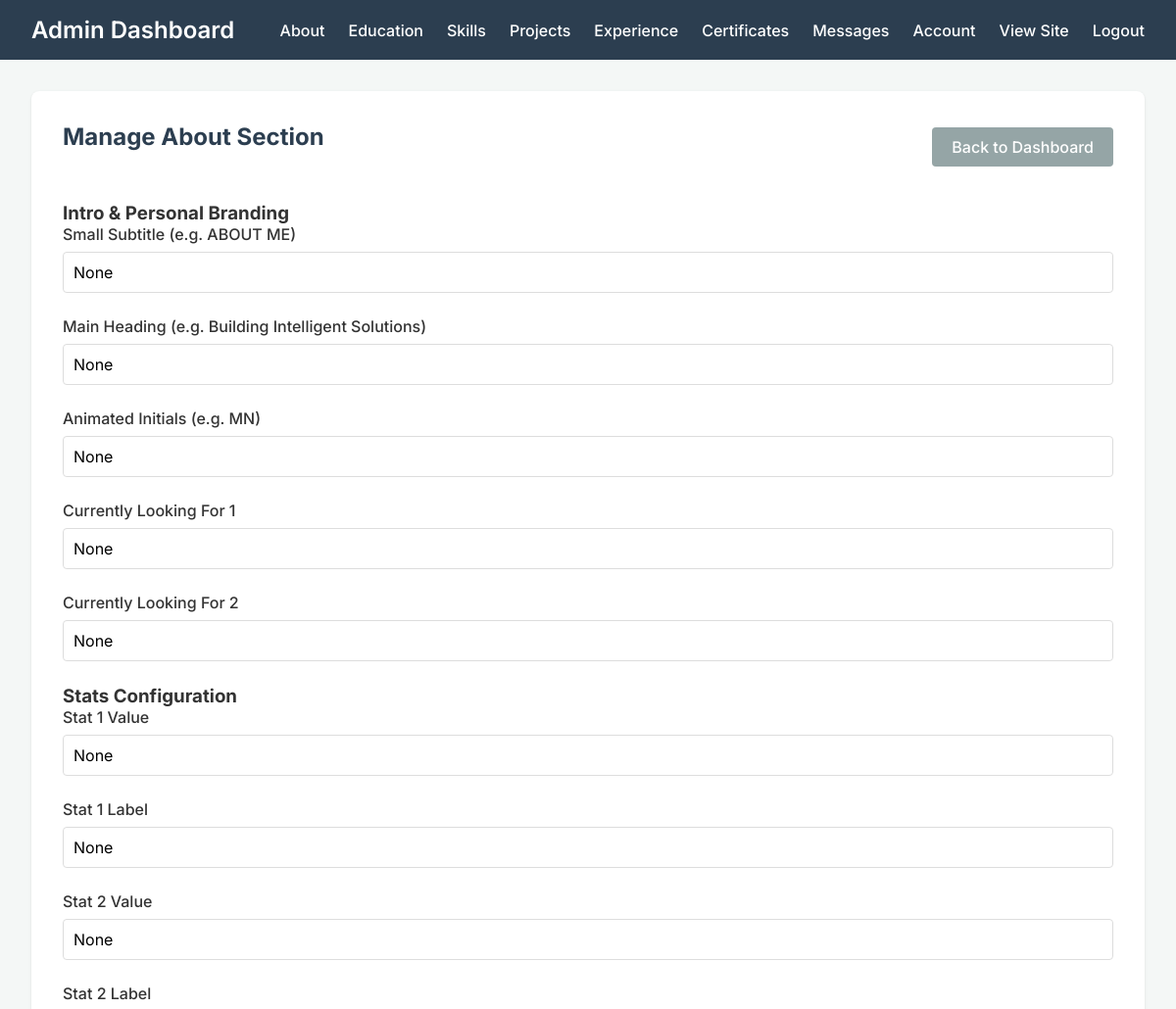
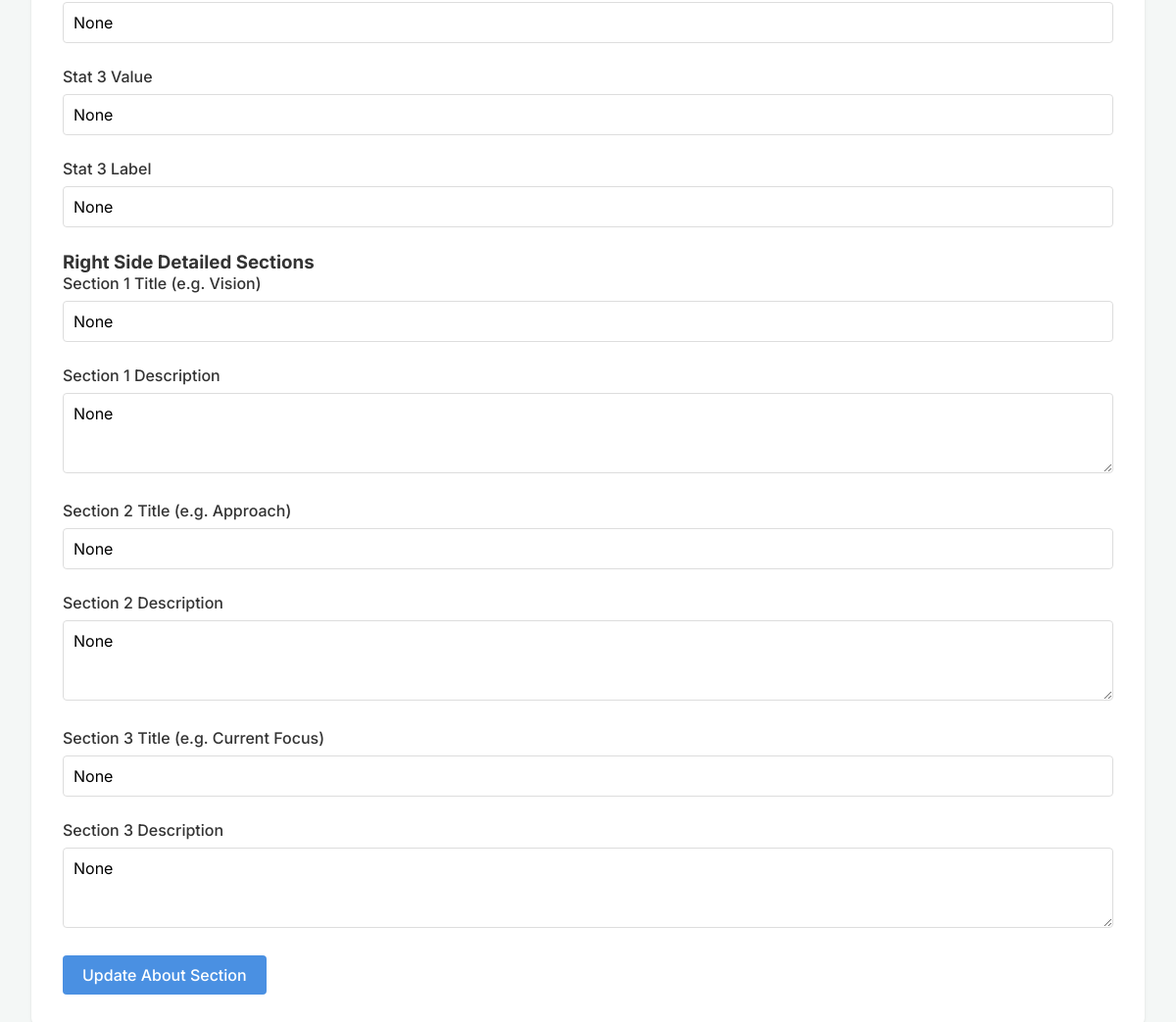
Page /admin/about (signed in) on the committed database (2 pictures, top to bottom).
### models/models.py (models this page shows, shortened)
class SiteContent(db.Model):
    __tablename__ = 'site_content'
    id = db.Column(db.Integer, primary_key=True)
    name = db.Column(db.String(100), nullable=False)
    title = db.Column(db.String(200), nullable=False)
    tagline = db.Column(db.Text, nullable=False)
    about = db.Column(db.Text, nullable=False)
    about_title = db.Column(db.String(200), nullable=True)
    about_subtitle = db.Column(db.String(100), nullable=True)
    about_initials = db.Column(db.String(10), nullable=True)
    looking_for_1 = db.Column(db.String(100), nullable=True)
    looking_for_2 = db.Column(db.String(100), nullable=True)
    stat1_value = db.Column(db.String(50), nullable=True)
    stat1_label = db.Column(db.String(50), nullable=True)
    stat2_value = db.Column(db.String(50), nullable=True)
    stat2_label = db.Column(db.String(50), nullable=True)
    stat3_value = db.Column(db.String(50), nullable=True)
    stat3_label = db.Column(db.String(50), nullable=True)
    section1_title = db.Column(db.String(100), nullable=True)
    section1_desc = db.Column(db.Text, nullable=True)
    section2_title = db.Column(db.String(100), nullable=True)
    section2_desc = db.Column(db.Text, nullable=True)
    section3_title = db.Column(db.String(100), nullable=True)
    section3_desc = db.Column(db.Text, nullable=True)
    email = db.Column(db.String(120), nullable=False)
    phone = db.Column(db.String(50), nullable=False)
    skills = db.Column(db.Text, nullable=False) # Comma-separated
    github_link = db.Column(db.String(255), nullable=True)
    linkedin_link = db.Column(db.String(255), nullable=True)
    whatsapp = db.Column(db.String(50), nullable=True)
    address = db.Column(db.String(255), nullable=True)
    resume_url = db.Column(db.Text, nullable=True)
    updated_at = db.Column(db.DateTime, default=datetime.utcnow, onupdate=datetime.utcnow)

### routes/admin.py (the view, shortened to what this page needs)
@admin_bp.route('/about', methods=['GET', 'POST'])
@login_required
def about():
    site = SiteContent.query.first()
    return render_template('admin/about_settings.html', site=site)

### routes/admin.py (called while the page is built)
def login_required(f):
    @wraps(f)
    def decorated_function(*args, **kwargs):
        if 'admin_logged_in' not in session:
            return redirect(url_for('admin.login'))
        return f(*args, **kwargs)
    return decorated_function

### templates/admin/about_settings.html
{% extends 'admin/base_admin.html' %}
{% block content %}
<div class="form-wrapper">
    <div class="dashboard-header">
        <h2>Manage About Section</h2>
        <a href="{{ url_for('admin.dashboard') }}" class="btn btn-secondary">Back to Dashboard</a>
    </div>
    <form method="POST" class="admin-form">
        <div class="form-section">
            <h3>Intro & Personal Branding</h3>
            <div class="form-group">
                <label for="about_subtitle">Small Subtitle (e.g. ABOUT ME)</label>
                <input type="text" name="about_subtitle" id="about_subtitle" value="{{ site.about_subtitle }}" class="form-control">
            </div>
            <div class="form-group">
                <label for="about_title">Main Heading (e.g. Building Intelligent Solutions)</label>
                <input type="text" name="about_title" id="about_title" value="{{ site.about_title }}" class="form-control">
            </div>
            <div class="form-group">
                <label for="about_initials">Animated Initials (e.g. MN)</label>
                <input type="text" name="about_initials" id="about_initials" value="{{ site.about_initials }}" class="form-control">
            </div>
            <div class="form-group">
                <label for="looking_for_1">Currently Looking For 1</label>
                <input type="text" name="looking_for_1" id="looking_for_1" value="{{ site.looking_for_1 }}" class="form-control">
            </div>
            <div class="form-group">
                <label for="looking_for_2">Currently Looking For 2</label>
                <input type="text" name="looking_for_2" id="looking_for_2" value="{{ site.looking_for_2 }}" class="form-control">
            </div>
        </div>
        <div class="form-section">
            <h3>Stats Configuration</h3>
            <div class="form-row">
                <div class="form-group">
                    <label for="stat1_value">Stat 1 Value</label>
                    <input type="text" name="stat1_value" id="stat1_value" value="{{ site.stat1_value }}" class="form-control">
                </div>
                <div class="form-group">
                    <label for="stat1_label">Stat 1 Label</label>
                    <input type="text" name="stat1_label" id="stat1_label" value="{{ site.stat1_label }}" class="form-control">
                </div>
            </div>
            <div class="form-row">
                <div class="form-group">
                    <label for="stat2_value">Stat 2 Value</label>
                    <input type="text" name="stat2_value" id="stat2_value" value="{{ site.stat2_value }}" class="form-control">
                </div>
                <div class="form-group">
                    <label for="stat2_label">Stat 2 Label</label>
                    <input type="text" name="stat2_label" id="stat2_label" value="{{ site.stat2_label }}" class="form-control">
                </div>
            </div>
            <div class="form-row">
                <div class="form-group">
                    <label for="stat3_value">Stat 3 Value</label>
                    <input type="text" name="stat3_value" id="stat3_value" value="{{ site.stat3_value }}" class="form-control">
                </div>
                <div class="form-group">
                    <label for="stat3_label">Stat 3 Label</label>
                    <input type="text" name="stat3_label" id="stat3_label" value="{{ site.stat3_label }}" class="form-control">
                </div>
            </div>
        </div>
        <div class="form-section">
            <h3>Right Side Detailed Sections</h3>
            <div class="form-group">
                <label for="section1_title">Section 1 Title (e.g. Vision)</label>
                <input type="text" name="section1_title" id="section1_title" value="{{ site.section1_title }}" class="form-control">
            </div>
            <div class="form-group">
                <label for="section1_desc">Section 1 Description</label>
                <textarea name="section1_desc" id="section1_desc" class="form-control" rows="3">{{ site.section1_desc }}</textarea>
            </div>
            <div class="form-group">
                <label for="section2_title">Section 2 Title (e.g. Approach)</label>
                <input type="text" name="section2_title" id="section2_title" value="{{ site.section2_title }}" class="form-control">
            </div>
            <div class="form-group">
                <label for="section2_desc">Section 2 Description</label>
                <textarea name="section2_desc" id="section2_desc" class="form-control" rows="3">{{ site.section2_desc }}</textarea>
            </div>
            <div class="form-group">
                <label for="section3_title">Section 3 Title (e.g. Current Focus)</label>
                <input type="text" name="section3_title" id="section3_title" value="{{ site.section3_title }}" class="form-control">
            </div>
            <div class="form-group">
                <label for="section3_desc">Section 3 Description</label>
                <textarea name="section3_desc" id="section3_desc" class="form-control" rows="3">{{ site.section3_desc }}</textarea>
            </div>
        </div>
        <button type="submit" class="btn btn-primary">Update About Section</button>
    </form>
</div>
{% endblock %}

### templates/admin/base_admin.html (shortened to what this page needs)
<!DOCTYPE html>
<html lang="en">
<head>
    <link rel="stylesheet" href="https://cdnjs.cloudflare.com/ajax/libs/font-awesome/6.4.0/css/all.min.css">
    <link rel="stylesheet" href="{{ url_for('static', filename='css/admin.css') }}">
</head>
<body>
    <div class="admin-container">
        {% if session.get('admin_logged_in') %}
        <nav class="admin-nav">
            <div class="nav-brand"><a href="{{ url_for('admin.dashboard') }}" style="color: inherit; text-decoration: none;">Admin Dashboard</a></div>
            <ul class="nav-links">
                <li><a href="{{ url_for('admin.about') }}">About</a></li>
                <li><a href="{{ url_for('admin.education') }}">Education</a></li>
                <li><a href="{{ url_for('admin.skills') }}">Skills</a></li>
                <li><a href="{{ url_for('admin.projects') }}">Projects</a></li>
                <li><a href="{{ url_for('admin.experience') }}">Experience</a></li>
                <li><a href="{{ url_for('admin.certificates') }}">Certificates</a></li>
                <li><a href="{{ url_for('admin.messages') }}">Messages</a></li>
                <li><a href="{{ url_for('admin.account_settings') }}">Account</a></li>
                <li><a href="{{ url_for('public.index') }}" target="_blank">View Site</a></li>
                <li><a href="{{ url_for('admin.logout') }}" class="btn-logout">Logout</a></li>
            </ul>
        </nav>
        {% endif %}
        <main class="admin-content">
            {% block content %}{% endblock %}
        </main>
    </div>
</body>
</html>

### static/css/admin.css (style rules this page uses)
:root { --bg-color: #f4f7f6; --text-color: #333; --primary-color: #4a90e2; --primary-hover: #357abd; --danger-color: #e74c3c; --danger-hover: #c0392b; --success-color: #2ecc71; --success-hover: #27ae60; --white: #ffffff; --border-color: #ddd; }
* { margin: 0; padding: 0; box-sizing: border-box; font-family: 'Inter', sans-serif; }
body { background-color: var(--bg-color); color: var(--text-color); }
h2 { color: #2c3e50; margin-bottom: 20px; }
.admin-container { display: flex; flex-direction: column; min-height: 100vh; }
.admin-nav { display: flex; justify-content: space-between; align-items: center; background-color: #2c3e50; color: var(--white); padding: 1rem 2rem; }
.nav-brand { font-size: 1.5rem; font-weight: 600; }
.nav-links { list-style: none; display: flex; gap: 1.5rem; }
.nav-links a { color: var(--white); text-decoration: none; font-weight: 500; transition: opacity 0.3s ease; }
.admin-content { padding: 2rem; flex: 1; max-width: 1200px; margin: 0 auto; width: 100%; }
.btn { display: inline-block; padding: 10px 20px; border: none; border-radius: 4px; cursor: pointer; font-size: 1rem; font-weight: 500; text-decoration: none; text-align: center; transition: background-color 0.3s ease; }
.btn-primary { background-color: var(--primary-color); color: var(--white); }
.btn-secondary { background-color: #95a5a6; color: var(--white); }
.form-group { margin-bottom: 1.5rem; }
.form-group label { display: block; margin-bottom: 0.5rem; font-weight: 500; }
.form-group input, .form-group textarea { width: 100%; padding: 10px; border: 1px solid var(--border-color); border-radius: 4px; font-size: 1rem; }
.admin-header, .dashboard-header { display: flex; justify-content: space-between; align-items: center; margin-bottom: 2rem; }
.form-wrapper { background: var(--white); padding: 2rem; border-radius: 8px; box-shadow: 0 1px 3px rgba(0, 0, 0, 0.1); }

### rows in the picture
SiteContent: about_subtitle "None", about_title "None", about_initials "None", looking_for_1 "None", looking_for_2 "None", stat1_value "None", stat1_label "None", stat2_value "None", stat2_label "None", stat3_value "None", stat3_label "None", section1_title "None", section1_desc "None", section2_title "None", section2_desc "None", section3_title "None", section3_desc "None"
